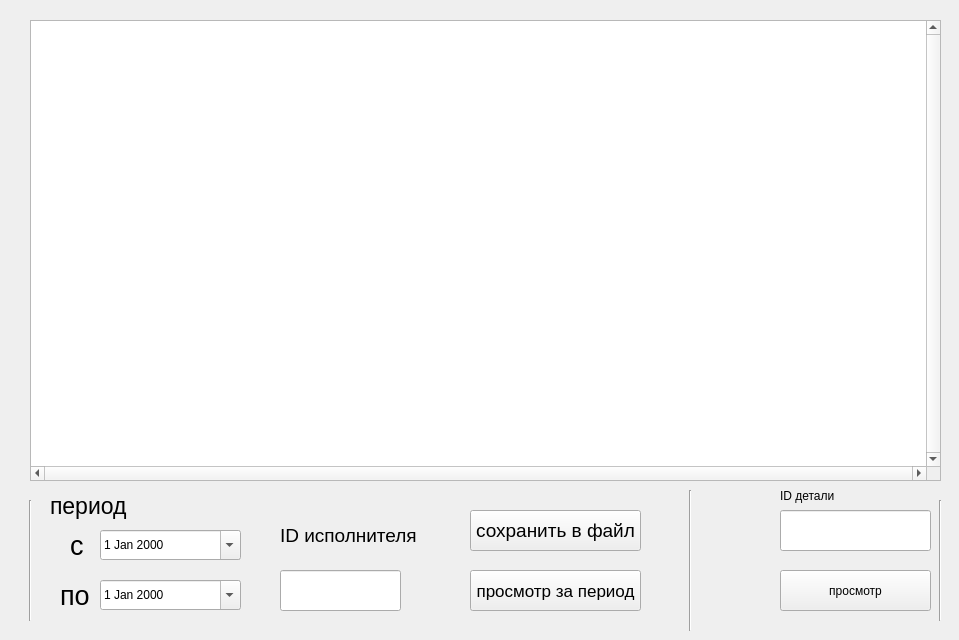
    <widget class="QWidget" name="view">
     <attribute name="title">
      <string>просмотр</string>
     </attribute>
     <widget class="QLineEdit" name="id_detail_view">
      <property name="geometry">
       <rect>
        <x>780</x>
        <y>510</y>
        <width>151</width>
        <height>41</height>
       </rect>
      </property>
     </widget>
     <widget class="QPushButton" name="view_data_detaly">
      <property name="geometry">
       <rect>
        <x>780</x>
        <y>570</y>
        <width>151</width>
        <height>41</height>
       </rect>
      </property>
      <property name="text">
       <string>просмотр</string>
      </property>
     </widget>
     <widget class="QLabel" name="label">
      <property name="geometry">
       <rect>
        <x>780</x>
        <y>480</y>
        <width>111</width>
        <height>31</height>
       </rect>
      </property>
      <property name="text">
       <string>ID детали</string>
      </property>
     </widget>
     <widget class="QTextEdit" name="view_window">
      <property name="geometry">
       <rect>
        <x>30</x>
        <y>20</y>
        <width>911</width>
        <height>461</height>
       </rect>
      </property>
      <property name="verticalScrollBarPolicy">
       <enum>Qt::ScrollBarAlwaysOn</enum>
      </property>
      <property name="horizontalScrollBarPolicy">
       <enum>Qt::ScrollBarAlwaysOn</enum>
      </property>
      <property name="sizeAdjustPolicy">
       <enum>QAbstractScrollArea::AdjustIgnored</enum>
      </property>
      <property name="lineWrapMode">
       <enum>QTextEdit::NoWrap</enum>
      </property>
      <property name="readOnly">
       <bool>true</bool>
      </property>
     </widget>
     <widget class="QLineEdit" name="who_to">
      <property name="geometry">
       <rect>
        <x>280</x>
        <y>570</y>
        <width>121</width>
        <height>41</height>
       </rect>
      </property>
     </widget>
     <widget class="QPushButton" name="go_to">
      <property name="geometry">
       <rect>
        <x>470</x>
        <y>570</y>
        <width>171</width>
        <height>41</height>
       </rect>
      </property>
      <property name="font">
       <font>
        <pointsize>13</pointsize>
       </font>
      </property>
      <property name="text">
       <string>просмотр за период</string>
      </property>
     </widget>
     <widget class="Line" name="line_3">
      <property name="geometry">
       <rect>
        <x>680</x>
        <y>490</y>
        <width>20</width>
        <height>141</height>
       </rect>
      </property>
      <property name="orientation">
       <enum>Qt::Vertical</enum>
      </property>
     </widget>
     <widget class="QLabel" name="label_14">
      <property name="geometry">
       <rect>
        <x>50</x>
        <y>490</y>
        <width>91</width>
        <height>31</height>
       </rect>
      </property>
      <property name="font">
       <font>
        <pointsize>17</pointsize>
       </font>
      </property>
      <property name="text">
       <string>период</string>
      </property>
     </widget>
     <widget class="QLabel" name="label_15">
      <property name="geometry">
       <rect>
        <x>280</x>
        <y>520</y>
        <width>151</width>
        <height>31</height>
       </rect>
      </property>
      <property name="font">
       <font>
        <pointsize>14</pointsize>
       </font>
      </property>
      <property name="text">
       <string>ID исполнителя</string>
      </property>
     </widget>
     <widget class="QDateEdit" name="to_to">
      <property name="geometry">
       <rect>
        <x>100</x>
        <y>580</y>
        <width>141</width>
        <height>30</height>
       </rect>
      </property>
      <property name="currentSection">
       <enum>QDateTimeEdit::MonthSection</enum>
      </property>
      <property name="calendarPopup">
       <bool>true</bool>
      </property>
     </widget>
     <widget class="QDateEdit" name="on_to">
      <property name="geometry">
       <rect>
        <x>100</x>
        <y>530</y>
        <width>141</width>
        <height>30</height>
       </rect>
      </property>
      <property name="currentSection">
       <enum>QDateTimeEdit::MonthSection</enum>
      </property>
      <property name="calendarPopup">
       <bool>true</bool>
      </property>
     </widget>
     <widget class="QLabel" name="label_16">
      <property name="geometry">
       <rect>
        <x>70</x>
        <y>530</y>
        <width>47</width>
        <height>31</height>
       </rect>
      </property>
      <property name="font">
       <font>
        <pointsize>20</pointsize>
       </font>
      </property>
      <property name="text">
       <string>с</string>
      </property>
     </widget>
     <widget class="QLabel" name="label_18">
      <property name="geometry">
       <rect>
        <x>60</x>
        <y>580</y>
        <width>47</width>
        <height>31</height>
       </rect>
      </property>
      <property name="font">
       <font>
        <pointsize>20</pointsize>
       </font>
      </property>
      <property name="text">
       <string>по</string>
      </property>
     </widget>
     <widget class="Line" name="line_4">
      <property name="geometry">
       <rect>
        <x>20</x>
        <y>500</y>
        <width>20</width>
        <height>121</height>
       </rect>
      </property>
      <property name="orientation">
       <enum>Qt::Vertical</enum>
      </property>
     </widget>
     <widget class="Line" name="line_5">
      <property name="geometry">
       <rect>
        <x>930</x>
        <y>500</y>
        <width>20</width>
        <height>121</height>
       </rect>
      </property>
      <property name="orientation">
       <enum>Qt::Vertical</enum>
      </property>
     </widget>
     <widget class="QPushButton" name="save_to">
      <property name="geometry">
       <rect>
        <x>470</x>
        <y>510</y>
        <width>171</width>
        <height>41</height>
       </rect>
      </property>
      <property name="font">
       <font>
        <pointsize>14</pointsize>
       </font>
      </property>
      <property name="text">
       <string>сохранить в файл</string>
      </property>
     </widget>
    </widget>
